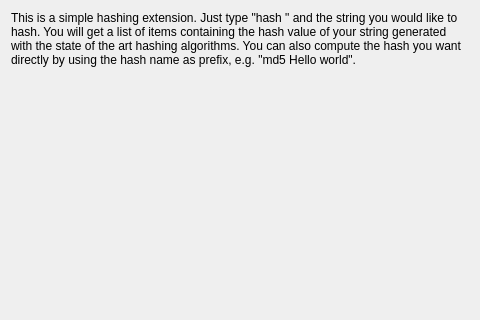
<?xml version="1.0" encoding="UTF-8"?>
<ui version="4.0">
 <class>HashGenerator::ConfigWidget</class>
 <widget class="QWidget" name="HashGenerator::ConfigWidget">
  <property name="geometry">
   <rect>
    <x>0</x>
    <y>0</y>
    <width>480</width>
    <height>320</height>
   </rect>
  </property>
  <layout class="QVBoxLayout">
   <item>
    <widget class="QLabel" name="label">
     <property name="text">
      <string>&lt;html&gt;
&lt;head/&gt;
&lt;body&gt;
&lt;p&gt;This is a simple hashing extension. Just type &amp;quot;hash &amp;quot; and the string you would like to hash. You will get a list of items containing the hash value of your string generated with the state of the art hashing algorithms. You can also compute the hash you want directly by using the hash name as prefix, e.g. &amp;quot;md5 Hello world&amp;quot;.&lt;/p&gt;
&lt;/body&gt;
&lt;/html&gt;</string>
     </property>
     <property name="wordWrap">
      <bool>true</bool>
     </property>
    </widget>
   </item>
   <item>
    <spacer name="verticalSpacer">
     <property name="orientation">
      <enum>Qt::Vertical</enum>
     </property>
     <property name="sizeHint" stdset="0">
      <size>
       <width>20</width>
       <height>40</height>
      </size>
     </property>
    </spacer>
   </item>
  </layout>
 </widget>
 <resources/>
 <connections/>
</ui>
